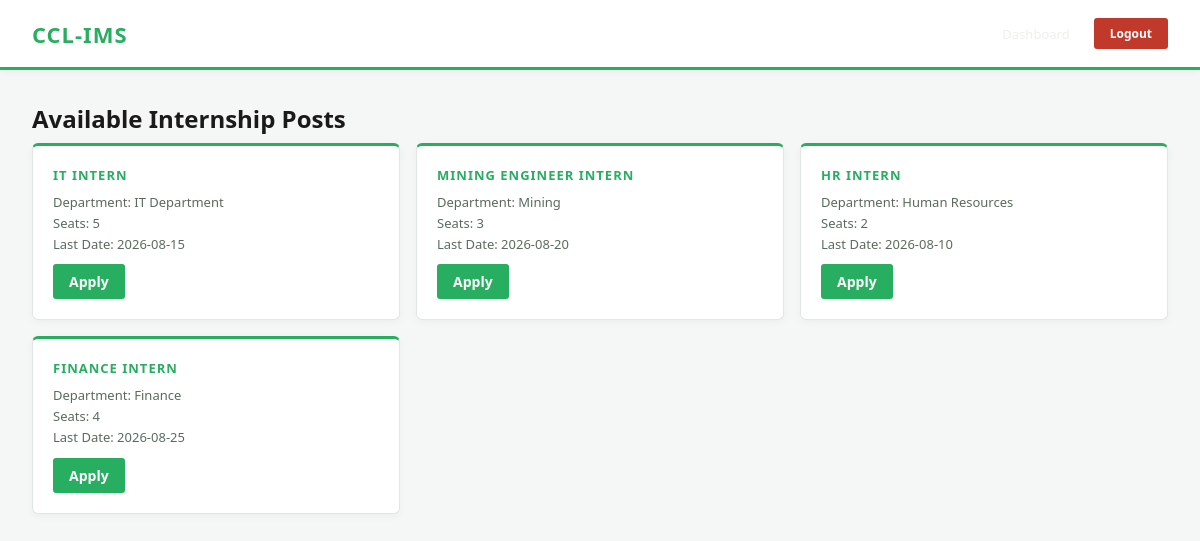
The page /posts (signed in) on the database as committed earlier.
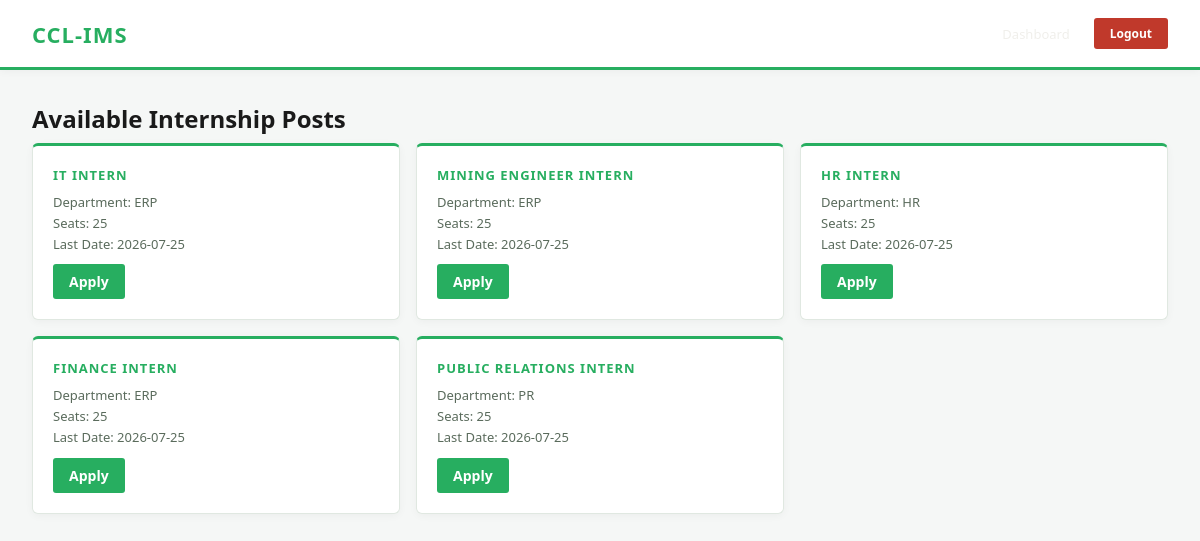
The same page on the database as committed later.
### tables this page shows
CREATE TABLE internship_posts (
        id INTEGER PRIMARY KEY AUTOINCREMENT,
        title TEXT NOT NULL,
        department TEXT,
        total_seats INTEGER,
        last_date TEXT,
        is_active INTEGER DEFAULT 1
    );

### app.py (the view)
@app.route('/posts')
def posts():
    if 'student_email' not in session:
        return redirect('/login')
    return render_template('posts.html', posts=get_all_posts())

### database.py (called while the page is built)
def get_db():
    conn = sqlite3.connect(DB_NAME)
    conn.row_factory = sqlite3.Row
    return conn

def get_all_posts():
    conn = get_db()
    posts = conn.execute("SELECT * FROM internship_posts WHERE is_active = 1").fetchall()
    conn.close()
    return posts

### templates/posts.html (shortened to what this page needs)
{% extends "base.html" %}
{% block content %}
<div class="dash-wrap">
  <div class="dash-header">
    <div class="ccl-mini">CCL-IMS</div>
    <div class="user-info"><a href="/dashboard" style="color:#f0efeb; margin-right:12px;">Dashboard</a><a href="/logout" class="logout-btn">Logout</a></div>
  </div>
  <div class="dash-body">
    <div class="dash-welcome">Available Internship Posts</div>
    <div class="dash-cards">
      {% for post in posts %}
      <div class="dash-card">
        <h3>{{ post['title'] }}</h3>
        <p>Department: {{ post['department'] }}<br>
           Seats: {{ post['total_seats'] }}<br>
           Last Date: {{ post['last_date'] }}</p>
        <a href="/apply/{{ post['id'] }}" class="btn btn-primary" style="display:inline-block; margin-top:10px; padding:8px 16px; text-decoration:none;">Apply</a>
      </div>
      {% endfor %}
    </div>
  </div>
</div>
{% endblock %}

### templates/base.html (shortened to what this page needs)
<!DOCTYPE html>
<html lang="en">
<head>
<link rel="stylesheet" href="{{ url_for('static', filename='css/main.css') }}">
</head>
<body>
{% block content %}{% endblock %}
</body>
</html>

### static/css/main.css (style rules this page uses)
* { box-sizing: border-box; margin: 0; padding: 0; }
body { font-family: 'Segoe UI', sans-serif; background: #f5f7f6; color: #1a1a1a; min-height: 100vh; }
.btn { border: none; border-radius: 3px; cursor: pointer; font-size: 14px; font-weight: 600; }
.btn-primary { background: #27ae60; color: #fff; }
.dash-wrap { min-height: 100vh; background: #f5f7f6; }
.dash-header { background: #ffffff; border-bottom: 3px solid #27ae60; padding: 18px 32px; display: flex; justify-content: space-between; align-items: center; box-shadow: 0 2px 8px rgba(0,0,0,0.04); }
.dash-header .ccl-mini { font-size: 22px; font-weight: 900; color: #27ae60; letter-spacing: 1px; }
.dash-header .user-info { color: #1a1a1a; font-size: 13px; display: flex; align-items: center; gap: 12px; }
.dash-header .logout-btn { background: #c0392b; color: #fff; padding: 7px 16px; border-radius: 3px; text-decoration: none; font-size: 12px; font-weight: 600; }
.dash-body { padding: 32px; color: #1a1a1a; }
.dash-welcome { font-size: 24px; font-weight: 700; margin-bottom: 8px; color: #1a1a1a; }
.dash-cards { display: grid; grid-template-columns: repeat(3, 1fr); gap: 16px; }
.dash-card { background: #ffffff; border: 1px solid #e0e8e1; border-radius: 6px; padding: 20px; border-top: 3px solid #27ae60; box-shadow: 0 2px 8px rgba(0,0,0,0.04); transition: box-shadow 0.2s; }
.dash-card h3 { font-size: 13px; color: #27ae60; text-transform: uppercase; letter-spacing: 1px; margin-bottom: 8px; font-weight: 700; }
.dash-card p { font-size: 13px; color: #5a6b5c; line-height: 1.6; }
a { color: #27ae60; text-decoration: none; }

Rows that differ between the two databases and show on the page:
changed internship_posts "IT INTERN": department "IT Department" → "ERP"; total_seats "5" → "25"; last_date "2026-08-15" → "2026-07-25"
changed internship_posts "MINING ENGINEER INTERN": department "Mining" → "ERP"; total_seats "3" → "25"; last_date "2026-08-20" → "2026-07-25"
changed internship_posts "HR INTERN": department "Human Resources" → "HR"; total_seats "2" → "25"; last_date "2026-08-10" → "2026-07-25"
changed internship_posts "FINANCE INTERN": department "Finance" → "ERP"; total_seats "4" → "25"; last_date "2026-08-25" → "2026-07-25"
added internship_posts: title "PUBLIC RELATIONS INTERN", department "PR", total_seats "25", last_date "2026-07-25"
